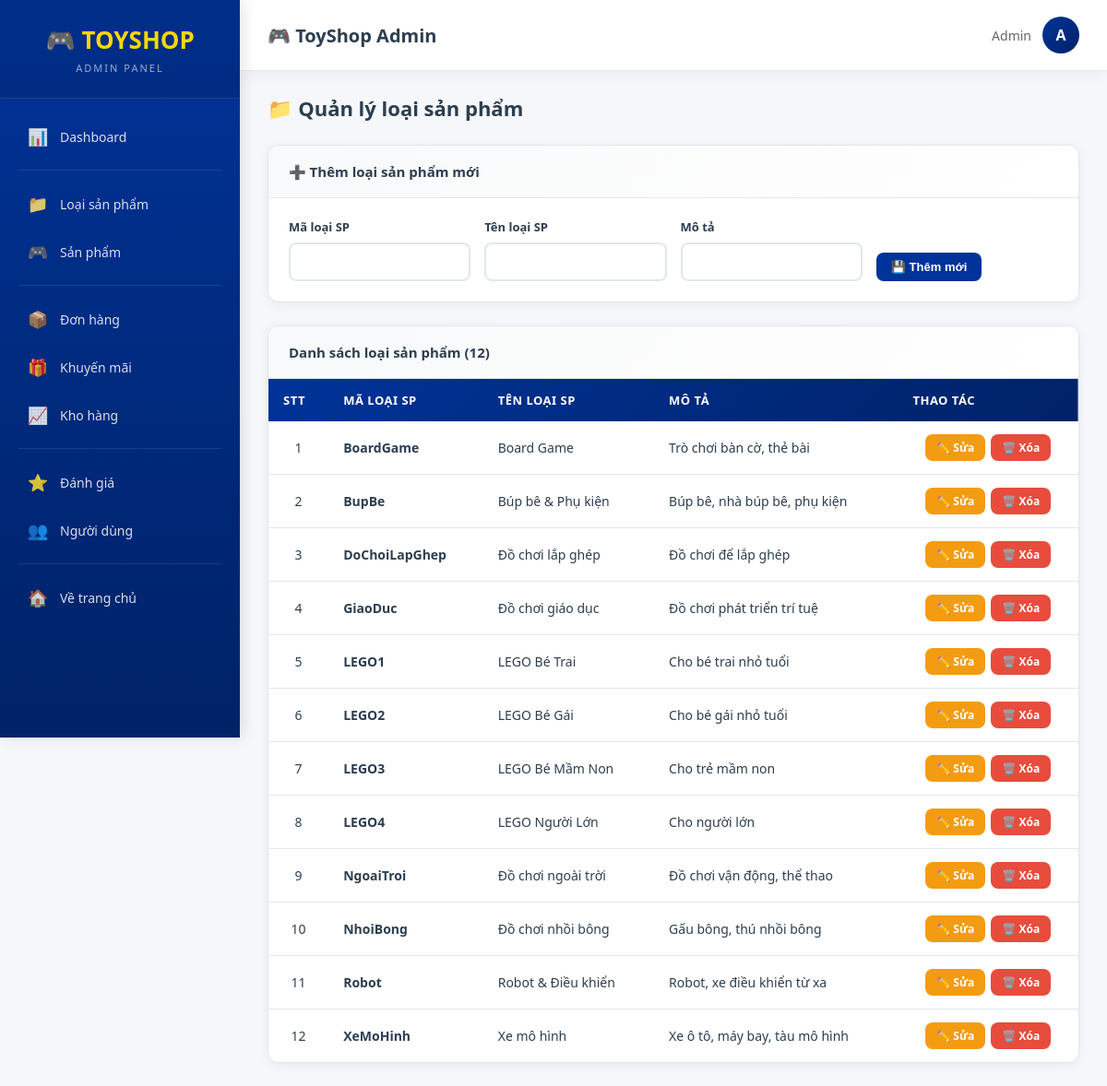
Before: /Admin/ (signed in) with the older database file.
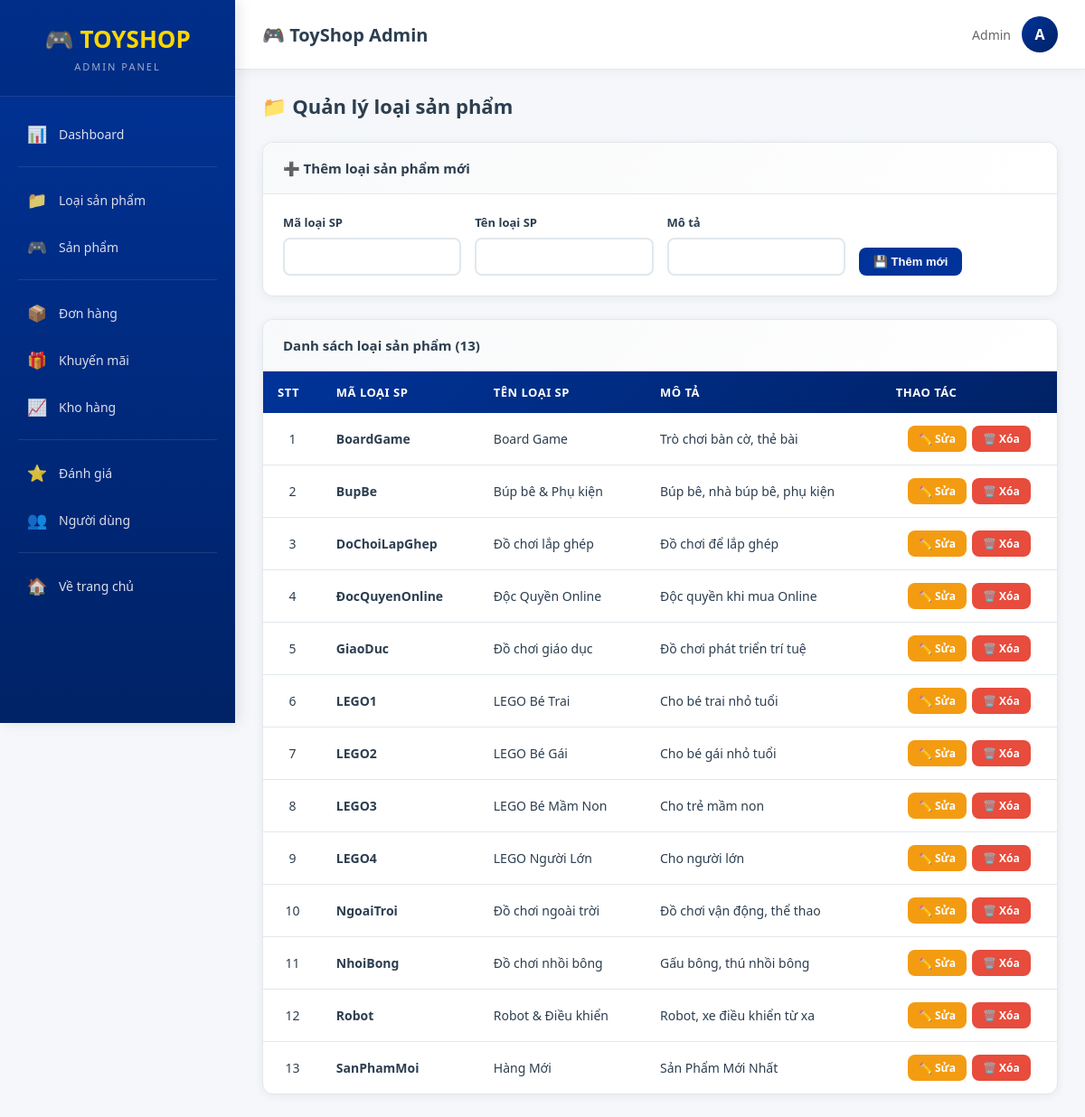
After: the same page with the newer database file.
### tables this page shows
CREATE TABLE `tblloaisp` (
  `maLoaiSP` varchar(50) NOT NULL,
  `tenLoaiSP` varchar(100) NOT NULL,
  `moTaLoaiSP` text DEFAULT NULL
);

### app/Controller.php (called while the page is built, shortened)
<?php
class Controller {
    public function model($model){
        return new $model;
    }
    public function view($view, $data = []){
        extract($data);
        require "./views/" . $view . ".php";
    }
}

### controllers/Admin.php (called while the page is built, shortened)
<?php
class Admin extends Controller{
    function show(){
        $obj=$this->model("AdProductTypeModel");
        $data=$obj->all("tblloaisp");
        $this->view("adminPage",["page"=>"ProductTypeView","productList"=>$data]);
    }
}

### app/App.php (called while the page is built, shortened)
<?php
class App{
    protected $action="Show";
 public function __construct(){
        $arr=array();
        if(isset($_GET["url"])){
            $arr=$this->urlprocess();
        }
        if(isset($arr[0])&& file_exists("./controllers/".$arr[0].".php")){
            unset($arr[0]);
        }
        $this->controller= new $this->controller;
        unset($arr[1]);
        $this->param =$arr?array_values($arr):array();
        call_user_func_array(array($this->controller,$this->action),$this->param);
    }
   public function urlprocess(){
        if(isset($_GET["url"])){
           return explode('/', filter_var(trim($_GET["url"],'/')));
        }
        return array();
    }
}

### index.php (called while the page is built, shortened)
<?php
require_once "app/DB.php";
require_once "app/Controller.php";
require_once "app/App.php";
$App = new App();
?>

### app/DB.php (called while the page is built, shortened)
<?php
class DB
{
    private $host = 'localhost';
    private $user = 'root';
    private $pass = '';
    private $dbname = 'websitedochoi';
    public function __construct()
    {
        $this->db = $this->Connect();
    }
    public function Connect()
    {
        try {
            $dsn = 'mysql:host=' . $this->host . ';port=3306;dbname=' . $this->dbname . ';charset=utf8mb4';
            $pdo = new PDO($dsn, $this->user, $this->pass);
            $pdo->setAttribute(PDO::ATTR_DEFAULT_FETCH_MODE, PDO::FETCH_ASSOC);
            $pdo->setAttribute(PDO::ATTR_ERRMODE, PDO::ERRMODE_EXCEPTION);
            return $pdo;
        } catch (PDOException $e) {
            error_log("Database connection error: " . $e->getMessage());
            die("Không thể kết nối database. Vui lòng kiểm tra cấu hình.");
        }
    }
}

### models/BaseModel.php (called while the page is built, shortened)
<?php
class BaseModel extends DB {
    public function __construct()
    {
        if ($this->db instanceof PDO) {
            $this->db->setAttribute(PDO::ATTR_ERRMODE, PDO::ERRMODE_EXCEPTION);
        } else {
            error_log("❌ BaseModel: \$this->db KHÔNG PHẢI PDO - LỖI KẾT NỐI");
        }
    }
    public function all($table) {
        try {
            $sql = "SELECT * FROM $table";
            $stmt = $this->db->prepare($sql);
            $stmt->execute();
            return $stmt->fetchAll(PDO::FETCH_ASSOC);
        } catch (PDOException $e) {
            error_log("Lỗi BaseModel::all(): " . $e->getMessage());
            return [];
        }
    }
}

### views/Back_end/ProductTypeView.php (the view, shortened to what the changed rows need)
<?php
$products = $data['productList'] ?? [];
?>
<div class="page-header">
    <h2 class="page-title">📁 Quản lý loại sản phẩm</h2>
</div>
<div class="card">
    <div class="card-header">Danh sách loại sản phẩm (<?= count($products) ?>)</div>
    <div class="table-responsive">
        <table class="table">
            <thead>
                <tr>
                    <th class="text-center">STT</th>
                    <th>Mã loại SP</th>
                    <th>Tên loại SP</th>
                    <th>Mô tả</th>
                    <th class="text-center">Thao tác</th>
                </tr>
            </thead>
            <tbody>
                <?php if (!empty($products)): $i = 1; ?>
                    <?php foreach ($products as $v): ?>
                    <tr>
                        <td class="text-center"><?= $i++ ?></td>
                        <td><strong><?= htmlspecialchars($v['maLoaiSP']) ?></strong></td>
                        <td><?= htmlspecialchars($v['tenLoaiSP']) ?></td>
                        <td><?= htmlspecialchars($v['moTaLoaiSP']) ?></td>
                        <td class="text-center">
                            <div class="action-btns">
                                <a href="<?= APP_URL ?>/ProductType/edit/<?= $v['maLoaiSP'] ?>" class="btn btn-warning btn-sm">✏️ Sửa</a>
                                <a href="<?= APP_URL ?>/ProductType/delete/<?= $v['maLoaiSP'] ?>"
                                   onclick="return confirm('Xóa loại sản phẩm này?')"
                                   class="btn btn-danger btn-sm">🗑️ Xóa</a>
                            </div>
                        </td>
                    </tr>
                    <?php endforeach; ?>
                <?php endif; ?>
            </tbody>
        </table>
    </div>
</div>

Changed rows visible on the page:
removed tblloaisp: maLoaiSP "XeMoHinh", tenLoaiSP "Xe mô hình", moTaLoaiSP "Xe ô tô, máy bay, tàu mô hình"
added tblloaisp: maLoaiSP "ĐocQuyenOnline", tenLoaiSP "Độc Quyền Online", moTaLoaiSP "Độc quyền khi mua Online"
added tblloaisp: maLoaiSP "SanPhamMoi", tenLoaiSP "Hàng Mới", moTaLoaiSP "Sản Phẩm Mới Nhất"
Other visible differences:
count($products): "12" → "13"
